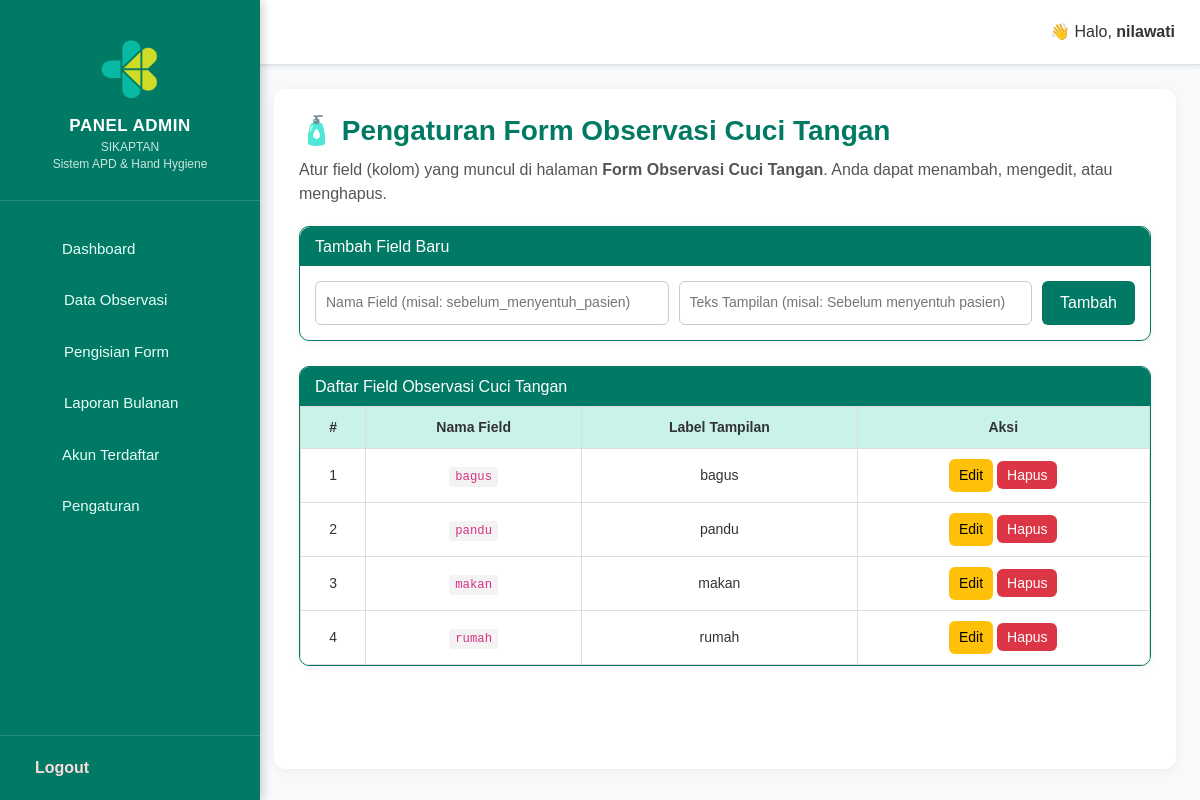
Screenshot of /admin/dashboard.php?page=pengisian_form_cuci (signed in) with the database file from the repository.
### tables this page shows
CREATE TABLE `cuci_tangan_fields` (
  `id` int(11) NOT NULL,
  `field_name` varchar(100) NOT NULL,
  `display_label` varchar(100) NOT NULL
);

### admin/cuci_tangan/pengisian_form_cuci.php (the view, shortened to what this page needs)
<?php
include __DIR__ . '/../../config.php';
$fields = mysqli_query($conn, "SELECT * FROM cuci_tangan_fields ORDER BY id ASC");
?>
<div class="container-apd">
    <div class="apd-header">
        <h3>🧴 Pengaturan Form Observasi Cuci Tangan</h3>
        <p>Atur field (kolom) yang muncul di halaman <b>Form Observasi Cuci Tangan</b>. Anda dapat menambah, mengedit, atau menghapus.</p>
    </div>
    <div class="card">
        <h4>Tambah Field Baru</h4>
        <form method="POST">
            <div style="display:flex; gap:10px; flex-wrap:wrap;">
                <input type="text" name="field_name" placeholder="Nama Field (misal: sebelum_menyentuh_pasien)" required>
                <input type="text" name="display_label" placeholder="Teks Tampilan (misal: Sebelum menyentuh pasien)" required>
                <button type="submit" name="add">Tambah</button>
            </div>
        </form>
    </div>
    <div class="table-wrapper">
        <h4>Daftar Field Observasi Cuci Tangan</h4>
        <div style="overflow-x:auto;">
            <table>
                <thead>
                    <tr>
                        <th>#</th>
                        <th>Nama Field</th>
                        <th>Label Tampilan</th>
                        <th>Aksi</th>
                    </tr>
                </thead>
                <tbody>
                    <?php $no=1; while($f = mysqli_fetch_assoc($fields)): ?>
                    <tr>
                        <td><?= $no++ ?></td>
                        <td><code><?= htmlspecialchars($f['field_name']) ?></code></td>
                        <td><?= htmlspecialchars($f['display_label']) ?></td>
                        <td>
                            <button class="btn-edit" onclick="openEdit(<?= $f['id'] ?>, '<?= htmlspecialchars(addslashes($f['display_label'])) ?>')">Edit</button>
                            <a class="btn-delete" href="dashboard.php?page=pengisian_form_cuci&delete=<?= $f['id'] ?>" onclick="return confirm('Hapus field ini?')">Hapus</a>
                        </td>
                    </tr>
                    <?php endwhile; ?>
                </tbody>
            </table>
        </div>
    </div>
</div>

### admin/style.css (style rules this page uses)
* { margin: 0; padding: 0; box-sizing: border-box; font-family: "Poppins", sans-serif; }
body { background: #f6f9f8; color: #2f3e46; display: flex; min-height: 100vh; }
* { box-sizing: border-box; }
h3 { color: #006b5c; font-weight: 700; margin-bottom: 1rem; }
:root { --main-color: #007A64; }

### admin/dashboard.php (style rules this page uses)
:root { --main-color: #007A64; --sidebar-bg: linear-gradient(180deg, #026956, #00493c); --sidebar-hover: rgba(255,255,255,0.1); --sidebar-active: rgba(255,255,255,0.2); --text-color: #e8f5f1; }
body { margin: 0; font-family: 'Poppins', sans-serif; background: #f4f5f7; }

### admin/cuci_tangan/pengisian_form_cuci.php (style rules this page uses)
body { font-family: "Segoe UI", Arial, sans-serif; margin: 0; padding: 0; background: #f7fdfc; color: #333; }
.container-apd { max-width: 100%; margin: auto; padding: 0px; }
.apd-header h3 { color: #007A64; font-weight: 700; margin-bottom: 10px; }
.apd-header p { color: #555; margin-bottom: 20px; }
.card { border: 1px solid #007A64; border-radius: 10px; margin-bottom: 25px; background: white; box-shadow: 0 2px 8px rgba(0,0,0,0.05); }
.card h4 { background: #007A64; color: white; padding: 10px 15px; border-radius: 10px 10px 0 0; font-size: 16px; margin: 0; }
.card form { padding: 15px; }
.card input { flex: 1; padding: 10px; border: 1px solid #ccc; border-radius: 6px; font-size: 14px; }
.card button { background: #007A64; color: white; border: none; padding: 10px 18px; border-radius: 6px; cursor: pointer; transition: 0.3s; }
.table-wrapper { border: 1px solid #007A64; border-radius: 10px; overflow: hidden; background: white; box-shadow: 0 2px 8px rgba(0,0,0,0.05); }
.table-wrapper h4 { background: #007A64; color: white; padding: 10px 15px; margin: 0; font-size: 16px; }
.table-wrapper table { width: 100%; border-collapse: collapse; font-size: 14px; }
.table-wrapper th, .table-wrapper td { padding: 10px; border: 1px solid #ddd; text-align: center; }
.table-wrapper th { background: #c9f2e9; font-weight: 600; }
.table-wrapper code { background: #f3f3f3; padding: 3px 6px; border-radius: 4px; }
.btn-edit { background: #ffc107; color: #000; border: none; padding: 6px 10px; border-radius: 6px; cursor: pointer; }
.btn-delete { background: #dc3545; color: #fff; padding: 6px 10px; border-radius: 6px; text-decoration: none; }

### rows the page displays
cuci_tangan_fields: field_name "bagus", display_label "bagus"
cuci_tangan_fields: field_name "pandu", display_label "pandu"
cuci_tangan_fields: field_name "makan", display_label "makan"
cuci_tangan_fields: field_name "rumah", display_label "rumah"

### other values shown
$_SESSION['user']['nama'] "nilawati"
